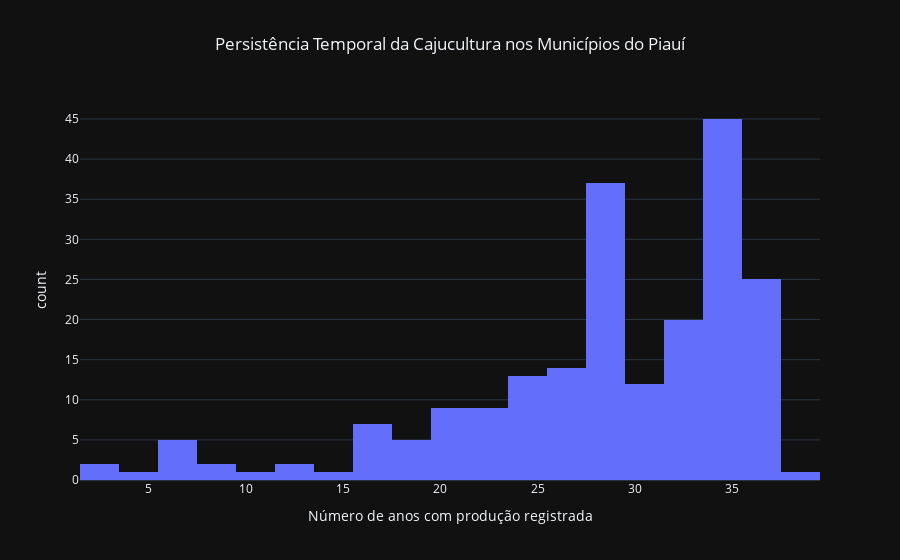

The cell this chart's notebook holds for it:
### Markdown cell above
# Persistência Temporal Municipal
Quais municípios sustentam a cajucultura ao longo do tempo?

### Code cell
# Visualização da persistência temporal da cajucultura nos municípios do Piauí
fig = px.histogram(
    especializacao,
    x="anos_com_producao",
    nbins=20,
    title="Persistência Temporal da Cajucultura nos Municípios do Piauí",
    labels={
        "anos_com_producao": "Número de anos com produção registrada",
        "count": "Número de municípios"
    }
)

fig.update_layout(
    template="plotly_dark",
    title_x=0.5
)

fig.show()

### Figure 1 — Plotly figure (JSON) as saved in the notebook; plotly's stock layout.template omitted (floating-point values rounded to 4 significant figures; data arrays with more than 128 entries replaced by an {"elided": "..."} marker saying what was removed)
{"data": [{"alignmentgroup": "True", "bingroup": "x", "hovertemplate": "Número de anos com produção registrada=%{x}<br>count=%{y}<extra></extra>", "legendgroup": "", "marker": {"color": "#636efa", "pattern": {"shape": ""}}, "name": "", "nbinsx": 20, "offsetgroup": "", "orientation": "v", "showlegend": false, "type": "histogram", "x": {"elided": "211 int values"}, "xaxis": "x", "yaxis": "y"}], "layout": {"barmode": "relative", "legend": {"tracegroupgap": 0}, "title": {"text": "Persistência Temporal da Cajucultura nos Municípios do Piauí", "x": 0.5}, "xaxis": {"anchor": "y", "domain": [0, 1], "title": {"text": "Número de anos com produção registrada"}}, "yaxis": {"anchor": "x", "domain": [0, 1], "title": {"text": "count"}}}}
